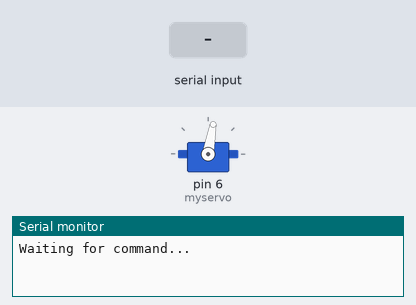
Bench run of a sketch on a simulated Arduino Uno, built with avr-gcc and run on an emulated ATmega328P. Shown: servo, the last lines printed to the serial monitor. Inputs (shaded band) come from the test bench.

Above: at 2.2 s.
2.3 s: "1" received over the second serial link
At 2.7 s:
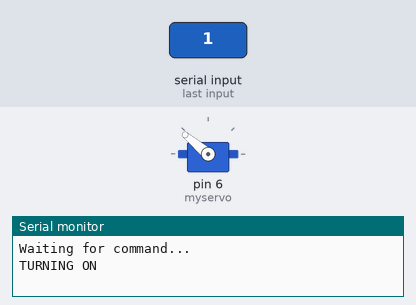
4.8 s: "0" received over the second serial link
At 5.6 s:
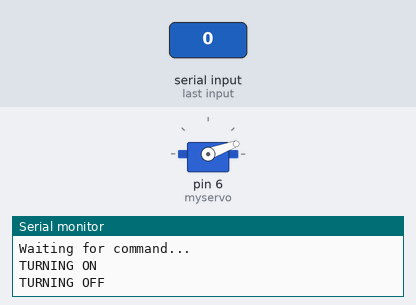
Timing chart, 0 to 7.8 s (numbered marks = the images above; inputs shaded):
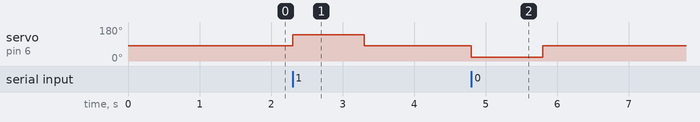

The sketch:

Arduino_Code.ino
```cpp
#include <SoftwareSerial.h>
#include <Servo.h>
Servo myservo;  // create servo object to control a servo

SoftwareSerial Bluetooth(9, 10); // RX, TX
int Data; // the data received
int pos = 0;    // variable to store the servo position

void setup() {
  Bluetooth.begin(9600);
  Serial.begin(9600);
  myservo.attach(6);  // attaches the servo on pin 9 to the servo object
  myservo.write(80);
  delay(1000);
  Serial.println("Waiting for command...");
  Bluetooth.println("Send 1 to turn on the LED. Send 0 to turn Off");

}

void loop() {
  if (Bluetooth.available()) { //wait for data received
    Data = Bluetooth.read();
    if (Data == '1') {
      Serial.println("TURNING ON");
      myservo.write(140);
      delay(1000);
      myservo.write(80);
    }
    else if (Data == '0') {
      //Bluetooth.println("LED  On D13 Off ! ");
      Serial.println("TURNING OFF");
      myservo.write(20);
      delay(1000);
      myservo.write(80);
    }
    delay(1000);
  }
}
```

Measured:
- after the input at 2.3 s, servo on pin 6 (myservo): 80° → 140° at once, → 80° 1.0 s later
- after the input at 4.8 s, servo on pin 6 (myservo): 80° → 20° at once, → 80° 1.0 s later
